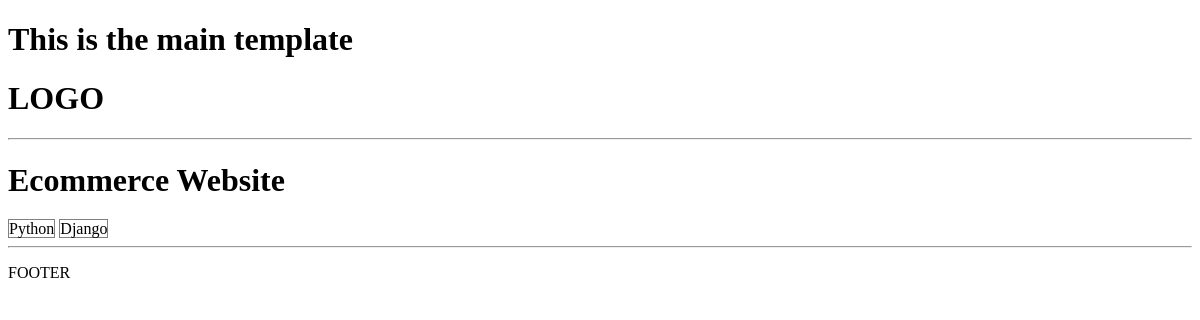
The page /project/ad8eb973-ac33-4359-8d92-403d68776f31/ on the database as committed earlier.
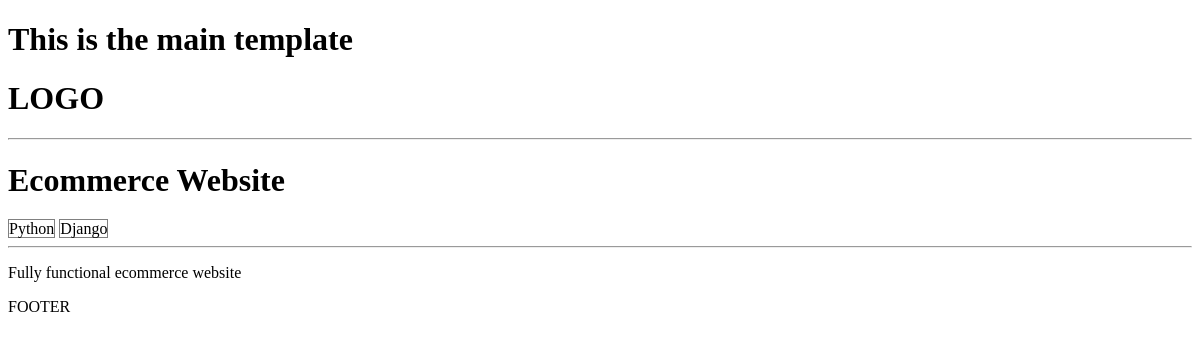
The same page on the database as committed later.
### projects_page/models.py (models this page shows, shortened)
class PROJECT_TABLE(models.Model):
    title = models.CharField(max_length=200)
    description = models.TextField(null=True, blank=True)
    demo_link = models.CharField(max_length=2000, null=True, blank=True)
    source_link = models.CharField(max_length=2000, null=True, blank=True)
    created = models.DateTimeField(auto_now_add=True)
    id = models.UUIDField(default=uuid.uuid4, unique=True, primary_key=True, editable=False)
    tags = models.ManyToManyField('TAG_TABLE', blank=True)
    vote_count = models.IntegerField(default=0, null=True, blank=True)
    vote_ratio = models.IntegerField(default=0, null=True, blank=True)

### projects_page/views.py (the view)
# urls.py: path('project/<str:pk>/', views.project, name='project')
def project(request, pk):
    projectObj = PROJECT_TABLE.objects.get(id=pk)
    tags = projectObj.tags.all()
    context = {'projectObj': projectObj, 'tags': tags}
    return render(request, 'projects_page/single-project.html', context)

### projects_page/models.py (called while the page is built)
    def __str__(self):
        return self.name

### projects_page/templates/projects_page/single-project.html
{% extends 'main.html' %}
{% block content %}
<h1>{{projectObj.title}}</h1>
{% for tag in tags %}
    <span style="border:1px solid grey">{{tag}}</span>
{% endfor %}
<hr>
<p>{{projectObj.description}}</p>
{% endblock content %}

Rows that differ between the two databases and show on the page:
changed PROJECT_TABLE "Ecommerce Website": description (not shown) → "Fully functional ecommerce website"
